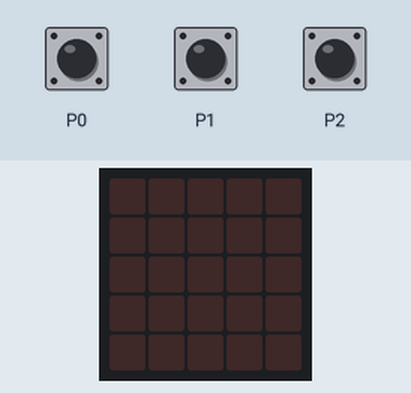
Recording of a program running on a simulated BBC micro:bit (MakeCode). On the bench: the board's 5×5 LED display. The inputs (shaded band) are chosen by the test bench.

Above: at 1.2 s.
1.3 s: touch pin P0 pressed for 0.15 s
At 2.2 s:
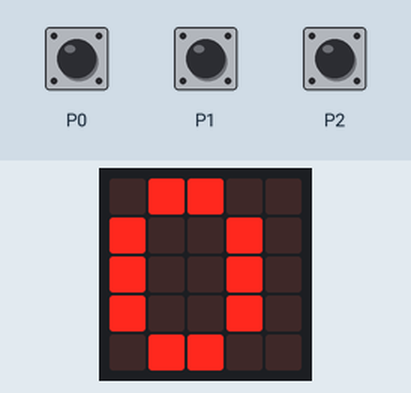
2.9 s: touch pin P1 pressed for 0.15 s
At 3.4 s:
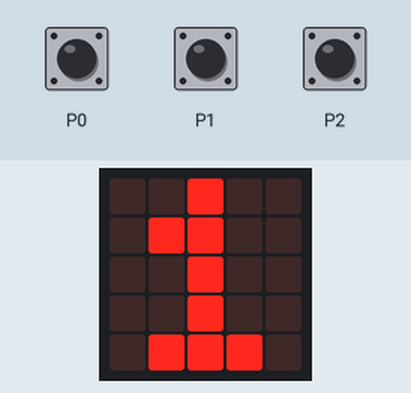
4.5 s: touch pin P2 pressed for 0.15 s
At 5.8 s:
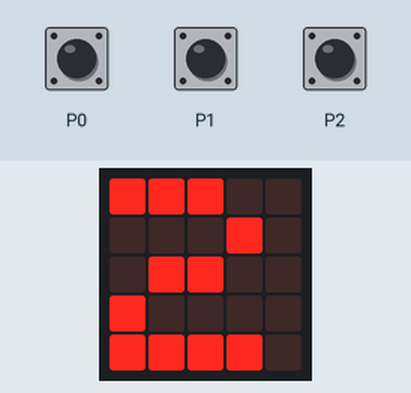
Timing chart, 0 to 7.5 s (numbered marks = the images above; inputs shaded):
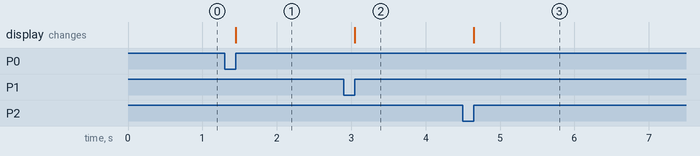

The program:

main.ts
```typescript
input.onPinPressed(TouchPin.P0, function () {
    basic.showNumber(0)
})
input.onPinPressed(TouchPin.P2, function () {
    basic.showNumber(2)
})
input.onPinPressed(TouchPin.P1, function () {
    basic.showNumber(1)
})
basic.forever(function () {

})
```

test.ts
```typescript
// テストはここに来ます。このパッケージが拡張機能として使用されるときにはコンパイルされません。
```

Measured:
- after the input at 1.3 s, the display: changes after 0.15 s (image 1)
- after the input at 2.9 s, the display: changes after 0.15 s (image 2)
- after the input at 4.5 s, the display: changes after 0.15 s (image 3)
